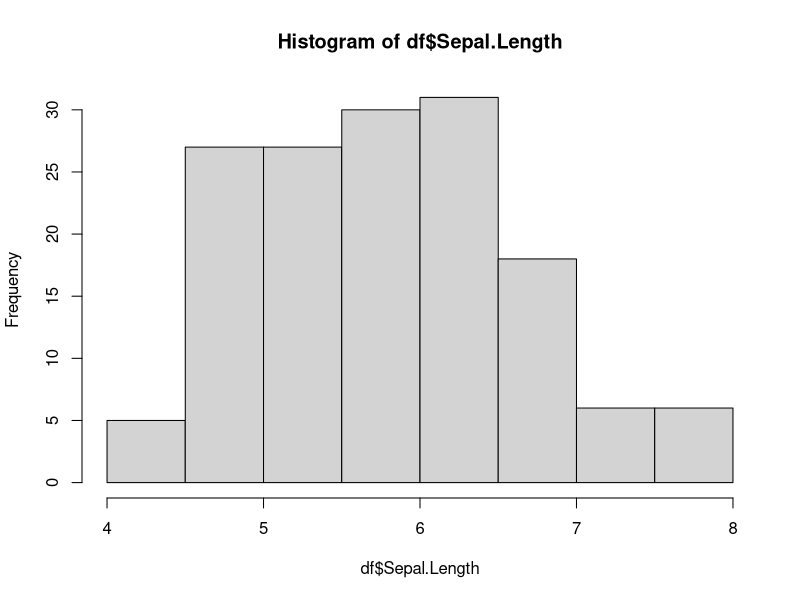

Recreate this plot in R. (Note: this script raises an error after producing the figure.)
# Getting the iris Dataframe in R
df = iris

# Converting the Species identifier into a factor 
# because our independent variable must be categorical
df$Species = factor(as.numeric(df$Species))
is.factor(df$Species)


## Checking Assumptions

# Normality
hist(df$Sepal.Length)

# Levene's test
lm.iris<-lm(Petal.Length~Species,data=iris)
leveneTest(lm.iris)

# Linearity between covariate and Response variable
plot(df$Sepal.Length, df$petal.Length)


# Homogeneity of Regression slopes
lines(df, col = "2", lwd = 3, lty = 2)

#  For sepal length
abline(lm(df$Petal.Length ~ df$Sepal.Length), col = "orange", lwd = 3)

# For sepal width
lines(lowess(df$Petal.Length ~ df$Sepal.Width), col = "blue", lwd = 3)

# For petal width
lines(lowess(df$Petal.Length ~ df$Sepal.Width), col = "grey", lwd = 3)

# Legend
legend("bottom", legend = c("sepal_lenght", "Sepal_width", "Petal_width"),
       lwd = 3, lty = c(2, 1, 1), col = c("orange", "blue", "grey"))


# Running the Anova
fit = aov(Petal.Length ~ Species, df) 
summary(fit)

# ANCOVA Model
fit2=aov(Sepal.Width~Species+Sepal.Length,df)
Anova(fit2, type="III")
